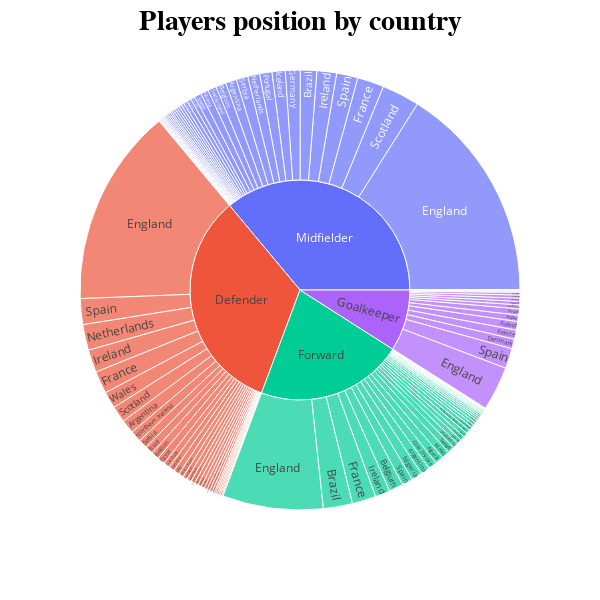

Notebook code cell kept with this figure:
### Code cell
fig = px.sunburst(df, path=['Position', 'Nationality'], values='Appearances')
fig.update_layout(title_text='<b>Players position by country</b>', title_x=0.5, titlefont=dict(color='black', size=28, family="Couries New, monospace"), width=600, height=600, showlegend=False)
iplot(fig)

### Figure 1 — Plotly figure (JSON) as saved in the notebook; plotly's stock layout.template omitted (floating-point values rounded to 4 significant figures; data arrays with more than 128 entries replaced by an {"elided": "..."} marker saying what was removed)
{"data": [{"branchvalues": "total", "domain": {"x": [0.0, 1.0], "y": [0.0, 1.0]}, "hovertemplate": "labels=%{label}<br>Appearances=%{value}<br>parent=%{parent}<br>id=%{id}<extra></extra>", "ids": {"elided": "138 str values"}, "labels": {"elided": "138 str values"}, "name": "", "parents": {"elided": "138 str values"}, "type": "sunburst", "values": {"elided": "138 int values"}}], "layout": {"height": 600, "legend": {"tracegroupgap": 0}, "margin": {"t": 60}, "showlegend": false, "title": {"font": {"color": "black", "family": "Couries New, monospace", "size": 28}, "text": "<b>Players position by country</b>", "x": 0.5}, "width": 600}}
